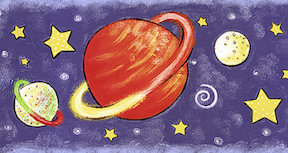
#> input picture planet.jpg, 288 x 153 px
$ jupyter execute --allow-errors 'Feature-aware texturing.ipynb'   (shell and % lines are left out)
#> lines starting #> are read from the running program, lines starting #| are printed output that depends on the picture; after the words box and inside, x2 and y2 are one past the last pixel; in counts of white or black regions, pixels touching at a corner belong together
[cell 1]
from skimage.transform import warp
from skimage.io import imread
from skimage import measure
from scipy.sparse import csc_matrix
from scipy.sparse.linalg import spsolve
from scipy.sparse.linalg import lsqr

import numpy as np
import matplotlib.pyplot as plt
import cv2
import time
import math
import matplotlib

from PIL import Image
from IPython.display import display

[cell 2]
class Mesh():
    def __init__(self, img, mask, quad_size, W):
        self.img = img
        self.mask = mask
        self.quad_size = quad_size
        self.W = W

        width = img.shape[1] - 1
        height = img.shape[0] - 1

        nq_col = math.ceil(width / self.quad_size)
        nq_row = math.ceil(height / self.quad_size)
        self.nq_col = nq_col
        self.nq_row = nq_row

        self.origin_vertices = []
        self.warped_vertices = []
        self.Q = []
        self.Q_label = []
        labels, max_num = measure.label(self.mask, background=1, return_num=True)
        self.labels = labels
        self.max_num = max_num
        print("num of features:", max_num)
        is_mask = []
        group_id = []

        for y in self.__arange(height, quad_size):
            for x in self.__arange(width, quad_size):
                self.origin_vertices.append([x, y])
                is_mask.append(mask[y, x] == 0)
                group_id.append(labels[y, x])

        self.origin_vertices = np.array(self.origin_vertices).astype(np.float32)
        self.warped_vertices = self.origin_vertices.copy()
        self.warped_vertices = W(self.warped_vertices, 1)
        group_id = np.array(group_id)

        # quad
        self.Q_label = []
        idx = np.arange(len(self.origin_vertices)).reshape(self.nq_row+1, self.nq_col+1)
        for r in range(nq_row):
            for c in range(nq_col):
                vidx = [idx[r, c], idx[r, c+1], idx[r+1, c+1], idx[r+1, c]]
                self.Q.append(vidx)
                if any([is_mask[i] for i in vidx]):
                    self.Q_label.append(np.min(list(filter(lambda x: x > 0, [group_id[i] for i in vidx]))))
                else:
                    self.Q_label.append(0)

        self.Q = np.array(self.Q)
        self.Q_label = np.array(self.Q_label)


        # boundaries as hard constraints
        self.non_constraints_idx = idx[1:-1, :][:, 1:-1].flatten()
        self.idx_is_constraints = np.array([True] * (len(idx.flatten())))
        self.idx_is_constraints[self.non_constraints_idx] = False

        self.idx_to_ncidx = {}
        for i, idx in enumerate(self.non_constraints_idx):
            self.idx_to_ncidx[idx] = i


    def __arange(self, stop, step):
        """ helper function: same as np.arange but appends stop to the end """
        ret = np.arange(start=0, stop=stop, step=step)
        ret = np.append(ret, stop)
        return ret

[cell 3]
def init_r(n):
    r = []
    for i in range(n):
        r.append(np.identity(2))

    return r

[cell 4]
def compute_L(mesh, w_f):
    rows = []
    cols = []
    data = []
    row_counts = 0

    for i, quad_idx in enumerate(mesh.Q):
        w = w_f if mesh.Q_label[i] else 1

        for j in range(4):
            add_row = False
            k = quad_idx[j]
            k_plus1 = quad_idx[(j+1) % 4]

            if not mesh.idx_is_constraints[k]:
                rows.append(row_counts)
                cols.append(mesh.idx_to_ncidx[k])
                data.append(-w)
                add_row = True

            if not mesh.idx_is_constraints[k_plus1]:
                rows.append(row_counts)
                cols.append(mesh.idx_to_ncidx[k_plus1])
                data.append(w)
                add_row = True

            if add_row:
                row_counts += 1

    L = csc_matrix((data, (rows, cols)), shape=(row_counts, len(mesh.non_constraints_idx)))

    return L

[cell 5]
def compute_b(mesh, w_f, r, R, V):
    b = []
    r_count = 0
    T = None
    w = 1
    m = 1
    for i, quad_idx in enumerate(mesh.Q):
        if mesh.Q_label[i]:
            T = R
            m = r[r_count]
            w = w_f
            r_count += 1
        else:
            T = mesh.W
            m = 1
            w = 1

        for j in range(4):
            k = quad_idx[j]
            k_plus1 = quad_idx[(j+1) % 4]

            if mesh.idx_is_constraints[k] and mesh.idx_is_constraints[k_plus1]:
                continue

            rhs = w * (T(mesh.origin_vertices[k_plus1], m) - T(mesh.origin_vertices[k], m))

            if mesh.idx_is_constraints[k]:
                rhs += w * V[k]

            if mesh.idx_is_constraints[k_plus1]:
                rhs += -w * V[k_plus1]

            b.append(rhs)

    return np.array(b).astype(np.float32)

[cell 6]
def solve_and_update(L, b, mesh):
    ret = mesh.warped_vertices.copy()
    x = lsqr(L, b[:, 0])[0]
    y = lsqr(L, b[:, 1])[0]

    for i, idx in enumerate(mesh.non_constraints_idx):
        ret[idx, :] = x[i], y[i]

    return ret

[cell 7]
def update_r(mesh):
    r = []
    is_feature = (mesh.Q_label != 0)
    labels = mesh.Q_label[is_feature]
    ori_vertices = mesh.origin_vertices[mesh.Q][is_feature]
    war_vertices = mesh.warped_vertices[mesh.Q][is_feature]
    lamb_sum = np.array([0.0] * (mesh.max_num))
    lamb_count = np.array([0] * (mesh.max_num))

    for warped_ver, origin_ver, label in zip(war_vertices, ori_vertices, labels):
        v = np.mean(origin_ver, axis=0)
        v_prime = np.mean(warped_ver, axis=0)

        u = (origin_ver - v).transpose()
        u_prime = (warped_ver - v_prime).transpose()

        U, S, Vh = np.linalg.svd(u_prime @ np.linalg.pinv(u))
        lamb_sum[label - 1] += np.min(S)
        lamb_count[label - 1] += 1
        r.append((Vh.T) @ (U.T))

    lamb_avg = lamb_sum / lamb_count
    for i, label in enumerate(labels):
        r[i] *= lamb_avg[label - 1]

    return r

[cell 8]
def imclone(img):
    canvas = img.copy()
    canvas.fill(0)
    return canvas

def warping(img, src, dst):
    M = cv2.getPerspectiveTransform(src, dst)
    warped = cv2.warpPerspective(img, M, img.shape[::-1][1:])
    canvas = imclone(img)
    cv2.fillConvexPoly(canvas, np.array([dst]).astype(np.int32), [255, 255, 255])
    cv2.bitwise_and(warped, canvas, canvas)
    return canvas

def quad_to_img(img, mesh, V):
    canvas = imclone(img)

    for quad in mesh.Q:
        src = np.array(mesh.warped_vertices[quad]).astype(np.float32)
        dst = np.array(V[quad]).astype(np.float32)
        piece_img = warping(img, src, dst)
        cv2.bitwise_or(piece_img, canvas, canvas)

    return canvas

[cell 9]
def plot_mesh(mesh, V):
    tmp = V.reshape(mesh.nq_row+1, (mesh.nq_col+1), 2)
    plt.figure(figsize=(6,6))
    plt.gca().set_aspect('equal', adjustable='box')

    for r in range(mesh.nq_row+1):
        plt.plot(tmp[r][:, 0], tmp[r][:, 1], c='gray')
    for c in range(mesh.nq_col+1):
        plt.plot(tmp[:, c][:, 0], tmp[:, c][:, 1], c='gray')

    plt.gca().invert_yaxis()
    plt.show()

[cell 10]
# parameters
select = 2
input_img_path = ["./planet.jpg", "./planet_mask_3.jpeg", "./planet_real.jpg"]
# input_img_path = ["./shell.jpg", "./shell_mask.jpg", "./shell_real.jpg"]
# input_img_path = ["./lion.jpg", "./lion_mask.png", "./shell_real.jpg"]
# input_img_path = ["./cat-img.jpg", "cat-img-mask.jpg", "./shell_real.jpg"]

height_multiplier = 2
width_multiplier = 1
matrix = None

w_f = 10
quad_size = 5
iteration = 5

# read files
original_img = imread(input_img_path[0])
#> original_img is the input picture: shape (153, 288, 3); mean R, G, B 134.4, 102.7, 122.1
mask = imread(input_img_path[1], as_gray=True)
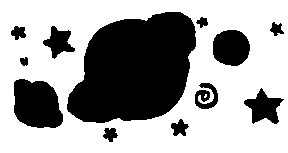
#> input picture planet_mask_3.jpeg, 288 x 153 px
#> mask is the input picture: shape (153, 288) float64; min 0, max 1, mean 0.638
mask[mask >= 0.5] = 1
#> mask: shape (153, 288) float64; 7.55% of pixels changed, all inside (x1, y1, x2, y2) = (8, 8, 288, 144)
mask[mask < 0.5] = 0
#> mask: shape (153, 288) float64; values 0 (black) and 1 (white), 63.8% white; 12 black regions, largest, box (x1, y1, x2, y2) and area: (67, 12, 196, 123) 10598, (14, 79, 63, 128) 1939, (213, 30, 250, 66) 1082
mask_img = mask.astype(np.int32)

[cell 11]
def widening(img):
    height = int(img.shape[0] * height_multiplier)
    width = int(img.shape[1] * width_multiplier)
    res = cv2.resize(img,(width, height), interpolation = cv2.INTER_CUBIC)

    return res

# def wave(xy):
#     xy[:, 1] += 20*np.sin(2*np.pi*xy[:, 0]/256)
#     return xy

def Wider(xy, w):
    xy = xy.copy()
    if xy.shape == (2,):
        xy[1] *= height_multiplier
        xy[0] *= width_multiplier
    else:
        xy[:, 1] *= height_multiplier
        xy[:, 0] *= width_multiplier
    return xy

def sine_wave(xy, w):
    xy = xy.copy()
    if xy.shape == (2,):
        xy[1] += 20 * np.sin(2*np.pi*xy[0]/256)
    else:
        xy[:, 1] += 20*np.sin(2*np.pi*xy[:, 0]/256)

    return w * xy

def Parallelogram(xy, w):
    xy = xy.copy()
    return xy @ matrix

def R(xy, w):
    return w @ xy

[cell 12]
if select == 1:
    W = Wider
    warped_img = widening(original_img)
elif select == 2:
    W = sine_wave
elif select == 3:
    W = Parallelogram
    M = np.array([[1.0, 1.0, 0.0], [0.0, 2.0, 0.0]])
    matrix = M[:, :2].T
    width, height = (M[:, :2] @ [original_img.shape[1], original_img.shape[0]]).astype(np.int32)
    warped_img = cv2.warpAffine(original_img, M, (width, height))

[cell 13]
# update points
start = time.time()
mesh = Mesh(original_img, mask, quad_size, W)
#> in __init__, `labels, max_num = measure.label(self.mask, background=1, return_num=Tr..`:
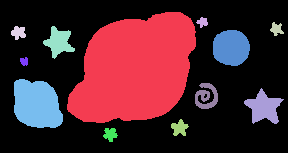
#> labels: shape (153, 288) int64; 13 distinct labels, from 0 to 12; one colour per label, 0 black
#> in __init__, `labels, max_num = measure.label(self.mask, background=1, return_num=Tr..`: max_num = 12
#| num of features: 12
#> after the loop in __init__, `for y in self.__arange(height, quad_size):`: group_id = 1888 values, max 12 at index 1555, min 0 at index 0, mean 1.08; is_mask = 1888 items, first 6: False, False, False, False, False, False; self.origin_vertices = 1888 pairs, first value 0 to 287, second value 0 to 152
#> in __init__, `self.warped_vertices = self.origin_vertices.copy()`: self.warped_vertices has the same summary as self.origin_vertices
#> in sine_wave, `xy = xy.copy()`: xy has the same summary as self.origin_vertices in __init__
#> in __init__, `self.warped_vertices = W(self.warped_vertices, 1)`: self.warped_vertices = 1888 pairs, first value 0 to 287, second value -19.98 to 172
#> in __init__, `idx = np.arange(len(self.origin_vertices)).reshape(self.nq_row+1, self..`:
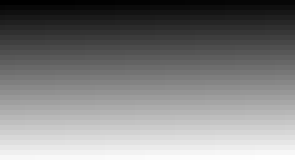
#> idx: shape (32, 59) int64 (shown 5 times larger); min 0, max 1887, mean 943.5; drawn with min black and max white
#> after the loop in __init__, `for r in range(nq_row):`: self.Q = 1798 items, first 6: [0, 1, 60, 59], [1, 2, 61, 60], [2, 3, 62, 61], [3, 4, 63, 62], [4, 5, 64, 63], [5, 6, 65, 64]; self.Q_label = 1798 values, max 12 at index 1470, min 0 at index 0, mean 1.68
#> in __init__, `self.Q = np.array(self.Q)`: self.Q = 1798 rows, first 6: [0, 1, 60, 59], [1, 2, 61, 60], [2, 3, 62, 61], [3, 4, 63, 62], [4, 5, 64, 63], [5, 6, 65, 64]
#> in __init__, `self.non_constraints_idx = idx[1:-1, :][:, 1:-1].flatten()`: self.non_constraints_idx = 1710 values from 60 to 1827
#> the loop in __init__, `for i, idx in enumerate(self.non_constraints_idx):` made 1710 passes
#> idx on passes 1 to 3: 60, 61, 62
#> after the loop in __init__, `for i, idx in enumerate(self.non_constraints_idx):`: self.idx_to_ncidx = 1710 items

r = init_r(np.sum(mesh.Q_label != 0))
#> after the loop in init_r, `for i in range(n):`: r = 812 items, first 6: [[1, 0], [0, 1]], [[1, 0], [0, 1]], [[1, 0], [0, 1]], [[1, 0], [0, 1]], [[1, 0], [0, 1]], [[1, 0], [0, 1]]
L = compute_L(mesh, w_f)
#> the loop in compute_L, `for i, quad_idx in enumerate(mesh.Q):` made 1798 passes
#> after the loop in compute_L, `for i, quad_idx in enumerate(mesh.Q):`: cols = 13680 values, max 1709 at index 13443, min 0 at index 0, mean 854.5; data = 13680 values, max 10 at index 921, min -10 at index 920, mean 0; row_counts = 7014; rows = 13680 values from 0 to 7013
V = mesh.warped_vertices.copy()
#> V has the same summary as self.warped_vertices in __init__
end = time.time()
print("preprocessing time: ", end - start, "s")
print("numbers of variable to solve:", len(mesh.Q) * 4)
#| numbers of variable to solve: 7192
#> (the rest of this cell did not finish here and is left out)

[cell 14]
if select == 2:
    def warped_canvas(img, mesh, V):
        canvas = imclone(img)

        for quad in mesh.Q:
            src = np.array(mesh.origin_vertices[quad]).astype(np.float32)
            dst = np.array(V[quad]).astype(np.float32)
            piece_img = warping(img, src, dst)
            cv2.bitwise_or(piece_img, canvas, canvas)
        return canvas

    def warped_canvas_2(img, mesh, V):
        canvas = imclone(img)
#> in imclone, `canvas.fill(0)`: canvas: shape (153, 288, 3); every value is 0

        for quad in mesh.Q:
            src = np.array(mesh.origin_vertices[quad]).astype(np.float32)
            dst = np.array(mesh.warped_vertices[quad]).astype(np.float32)
            piece_img = warping(img, src, dst)
            cv2.bitwise_or(piece_img, canvas, canvas)
        return canvas

    warped_img = warped_canvas_2(original_img, mesh, V)
#> the loop in warped_canvas_2, `for quad in mesh.Q:` made 1798 passes
#> pass 1, in warped_canvas_2, `piece_img = warping(img, src, dst)`:
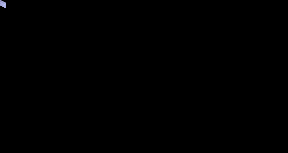
#> piece_img: shape (153, 288, 3); mean R, G, B 0.1, 0.1, 0.2
#> pass 2, in warping (call 2), `warped = cv2.warpPerspective(img, M, img.shape[::-1][1:])`:
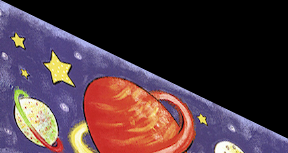
#> warped: shape (153, 288, 3); mean R, G, B 77.9, 55.9, 63.8
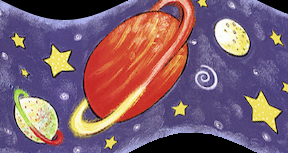
#> warped_img: shape (153, 288, 3); mean R, G, B 124.4, 93.5, 109.1
    canvas = warped_canvas(original_img, mesh, V)
#> the loop in warped_canvas, `for quad in mesh.Q:` made 1798 passes
#> pass 1, in warping (call 1799), `warped = cv2.warpPerspective(img, M, img.shape[::-1][1:])`:
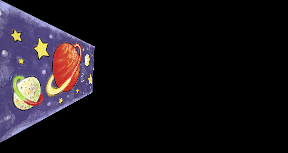
#> warped: shape (153, 288, 3); mean R, G, B 25.8, 21, 25.7
#> pass 2, in warping (call 1800), `warped = cv2.warpPerspective(img, M, img.shape[::-1][1:])`:
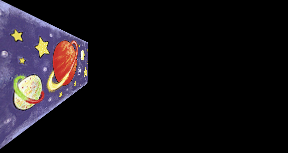
#> warped: shape (153, 288, 3); mean R, G, B 24, 19.9, 24.5
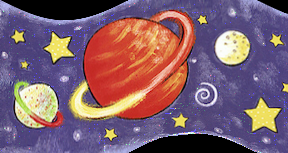
#> canvas: shape (153, 288, 3); mean R, G, B 125.1, 93.8, 109.5
else:
    canvas = quad_to_img(warped_img, mesh, V).astype(np.int32)

[cell 15]
real_img = imread(input_img_path[2])
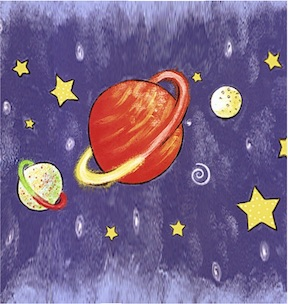
#> input picture planet_real.jpg, 288 x 304 px
#> real_img is the input picture: shape (304, 288, 3); mean R, G, B 119.7, 99.4, 134.7
plt.tight_layout()
#> (this line was passed over: IPython is not available in this run)

#> (the rest of this cell did not finish here and is left out)
